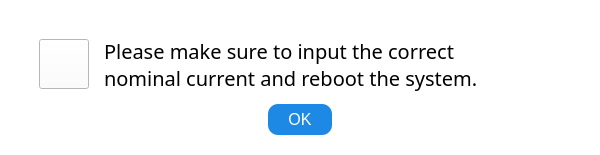
<?xml version="1.0" encoding="UTF-8"?>
<ui version="4.0">
 <class>FactDialog</class>
 <widget class="QDialog" name="FactDialog">
  <property name="windowModality">
   <enum>Qt::NonModal</enum>
  </property>
  <property name="geometry">
   <rect>
    <x>0</x>
    <y>0</y>
    <width>600</width>
    <height>150</height>
   </rect>
  </property>
  <property name="windowTitle">
   <string>Dialog</string>
  </property>
  <property name="styleSheet">
   <string notr="true">background-color: rgb(255, 255, 255);</string>
  </property>
  <layout class="QVBoxLayout" name="verticalLayout">
   <property name="leftMargin">
    <number>30</number>
   </property>
   <property name="topMargin">
    <number>30</number>
   </property>
   <property name="rightMargin">
    <number>30</number>
   </property>
   <property name="bottomMargin">
    <number>20</number>
   </property>
   <item>
    <layout class="QHBoxLayout" name="horizontalLayout">
     <property name="rightMargin">
      <number>0</number>
     </property>
     <item>
      <widget class="QFrame" name="verticalFrame">
       <property name="sizePolicy">
        <sizepolicy hsizetype="Fixed" vsizetype="Fixed">
         <horstretch>0</horstretch>
         <verstretch>0</verstretch>
        </sizepolicy>
       </property>
       <layout class="QVBoxLayout" name="verticalLayout_2">
        <property name="spacing">
         <number>0</number>
        </property>
        <item>
         <widget class="QPushButton" name="pushButton">
          <property name="sizePolicy">
           <sizepolicy hsizetype="Fixed" vsizetype="Fixed">
            <horstretch>0</horstretch>
            <verstretch>0</verstretch>
           </sizepolicy>
          </property>
          <property name="minimumSize">
           <size>
            <width>50</width>
            <height>50</height>
           </size>
          </property>
          <property name="styleSheet">
           <string notr="true">border-image: url(:/icons/i.png);</string>
          </property>
          <property name="text">
           <string/>
          </property>
         </widget>
        </item>
       </layout>
      </widget>
     </item>
     <item>
      <widget class="QLabel" name="label">
       <property name="font">
        <font>
         <family>Gilroy</family>
         <pointsize>15</pointsize>
        </font>
       </property>
       <property name="text">
        <string>Please make sure to input the correct 
nominal current and reboot the system.</string>
       </property>
      </widget>
     </item>
    </layout>
   </item>
   <item>
    <spacer name="verticalSpacer">
     <property name="orientation">
      <enum>Qt::Vertical</enum>
     </property>
     <property name="sizeHint" stdset="0">
      <size>
       <width>20</width>
       <height>40</height>
      </size>
     </property>
    </spacer>
   </item>
   <item>
    <widget class="QDialogButtonBox" name="buttonBox">
     <property name="styleSheet">
      <string notr="true">QPushButton {
    background-color: #1E88E5;   /* Blue */
    color: white;               /* White text */
    border: none;               /* No border line */
    border-radius: 10px;        /* Rounded corners */
    padding: 6px 20px;          /* Spacing inside */
    font-size: 16px;            /* Font size */
}

QPushButton:hover {
    background-color: #1565C0;  /* Darker blue on hover */
}

QPushButton:pressed {
    background-color: #0D47A1;  /* Darkest blue when pressed */
}
QPushButton:focus {
    outline: none;                 /* Remove dotted border */
    background-color: #074475;     /* Brighter blue highlight */
    border: 2px solid black;       /* White glow/border */
}</string>
     </property>
     <property name="orientation">
      <enum>Qt::Horizontal</enum>
     </property>
     <property name="standardButtons">
      <set>QDialogButtonBox::Ok</set>
     </property>
     <property name="centerButtons">
      <bool>true</bool>
     </property>
    </widget>
   </item>
  </layout>
 </widget>
 <resources/>
 <connections>
  <connection>
   <sender>buttonBox</sender>
   <signal>accepted()</signal>
   <receiver>FactDialog</receiver>
   <slot>accept()</slot>
   <hints>
    <hint type="sourcelabel">
     <x>248</x>
     <y>254</y>
    </hint>
    <hint type="destinationlabel">
     <x>157</x>
     <y>274</y>
    </hint>
   </hints>
  </connection>
  <connection>
   <sender>buttonBox</sender>
   <signal>rejected()</signal>
   <receiver>FactDialog</receiver>
   <slot>reject()</slot>
   <hints>
    <hint type="sourcelabel">
     <x>316</x>
     <y>260</y>
    </hint>
    <hint type="destinationlabel">
     <x>286</x>
     <y>274</y>
    </hint>
   </hints>
  </connection>
 </connections>
</ui>
